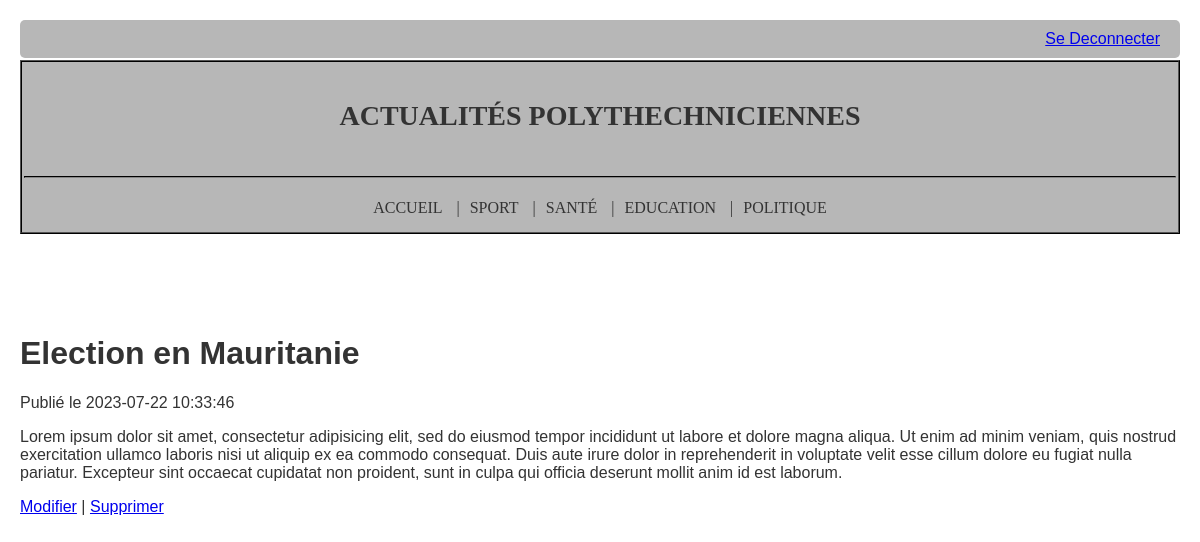
The app's page /index.php?action=article&id=2 with its own data.
### tables this page shows
CREATE TABLE Categorie(
	id int primary key auto_increment,
	libelle varchar(20)
);

CREATE TABLE Article(
	id int primary key auto_increment,
	titre varchar(255),
	contenu text,
	dateCreation datetime DEFAULT NOW(),
	dateModification datetime DEFAULT NOW(),
	categorie int
);

### models/CategorieDao.php (called while the page is built, shortened)
<?php
class CategorieDAO
{
    public function getAllCategories()
    {
        $bdd = (new Connexion)->getInstance();
        $query = $bdd->prepare("SELECT * FROM Categorie");
        $query->execute();
        return $query->fetchAll(PDO::FETCH_ASSOC);
    }
}
?>

### models/CategorieModel.php (called while the page is built, shortened)
<?php
require_once 'CategorieDAO.php';
class CategorieModel
{
    private $categorieDAO;
    public function __construct()
    {
        $this->categorieDAO = new CategorieDAO();
    }
    public function getAllCategories()
    {
        return $this->categorieDAO->getAllCategories();
    }
}
?>

### models/ArticleDao.php (called while the page is built, shortened)
<?php
class ArticleDAO
{
    public function getArticleById($id)
    {
        $bdd = (new Connexion)->getInstance();
        $query = $bdd->prepare("SELECT * FROM Article WHERE id = :id");
        $query->bindParam(':id', $id);
        $query->execute();
        return $query->fetch(PDO::FETCH_ASSOC);
    }
}
?>

### models/ArticleModel.php (called while the page is built, shortened)
<?php
require_once 'ArticleDAO.php';
class ArticleModel
{
    private $articleDAO;
    public function __construct()
    {
        $this->articleDAO = new ArticleDAO();
    }
    public function getArticleById($id)
    {
        return $this->articleDAO->getArticleById($id);
    }
}
?>

### views/entete.php (the view, shortened to what this page needs)
<!DOCTYPE html>
<html>
<head>
    <link rel="stylesheet" type="text/css" href="css/style.css">
</head>
<body>
    <div style="text-align: right; margin-bottom: 2px;"class="button-deconnecter">
    <a href="index.php?action=login">Se Deconnecter</a>
</div>
<div id="entete">
    <br>
    <br>
    <h1>ACTUALITÉS POLYTHECHNICIENNES</h1>
    <br>
    <br>
    <hr>
    <table id="menu" align="center">
        <tr>
            <td class="menu-item"><a href="index.php">Accueil</a></td>
            <?php foreach ($this->categories as $index => $categorie): ?>
                <td<?= ($index === count($this->categories) - 1) ? ' class="menu-item last-item"' : ' class="menu-item"' ?>><span style="padding: 0 10px;">|</span><a href="index.php?action=categorie&id=<?= $categorie['id'] ?>"><?= $categorie['libelle'] ?></a></td>
            <?php endforeach ?>
        </tr>
    </table>
</div>
</body>
</html>

### views/article.php (shortened to what this page needs)
<!DOCTYPE html>
<html>
<head>
    <link rel="stylesheet" type="text/css" href="css/style.css">
</head>
<body>
    <?php include_once 'entete.php'; ?>
        <div id="contenu" style="padding-top: 60px;">
    <?php if (!empty($article)): ?>
        <h1><?php echo $article['titre']; ?></h1>
        <span>Publié le <?php echo $article['dateCreation']; ?></span>
        <p><?php echo $article['contenu']; ?></p>
    <?php else: ?>
        <div class="message">L'article n'existe pas</div>
    <?php endif; ?>
    </div>
    <p>
                    <a href="index.php?action=modifier_article&id=<?= $article['id'] ?>">Modifier</a> |
                    <a href="index.php?action=supprimer_article&id=<?= $article['id'] ?>">Supprimer</a>
                </p>
</body>
</html>

### css/style.css (style rules this page uses)
#entete { background-color: #b7b7b7; padding: 2px; font-size: 1em; text-align: center; font-family: Georgia, serif; text-transform: uppercase; border: 2px ridge black; margin-bottom: 20px; }
#entete h1 { color: #333; font-size: 28px; margin: 0; }
#entete hr { border-color: #333; }
body { font-family: Arial, sans-serif; color: #333; max-width: 1200px; margin: 0 auto; padding: 20px; }
#contenu { padding-top: 50px; }
.menu-item { position: relative; padding: 0 1px; line-height: 40px; vertical-align: middle; }
.menu-item a { color: #333; text-decoration: none; }
.button-deconnecter { background-color: #b7b7b7; color: #333; text-decoration: none; border: none; padding: 10px 20px; border-radius: 5px; cursor: pointer; font-size: 16px; transition: background-color 0.3s ease; }

### records on screen
categorie: libelle "SPORT"
categorie: libelle "SANTÉ"
categorie: libelle "EDUCATION"
categorie: libelle "POLITIQUE"
article: titre "Election en Mauritanie", dateCreation "2023-07-22 10:33:46", contenu "Lorem ipsum dolor sit amet, consectetur adipisicing elit, sed do eiusmod tempor incididunt ut labore et dolore magna aliqua. Ut enim ad minim veniam, quis nostrud exercitation ullamco laboris nisi ut aliquip ex ea commodo consequat. Duis aute irure dolor in reprehenderit in voluptate velit esse cillum dolore eu fugiat nulla pariatur. Excepteur sint occaecat cupidatat non proident, sunt in culpa qui officia deserunt mollit anim id est laborum."
